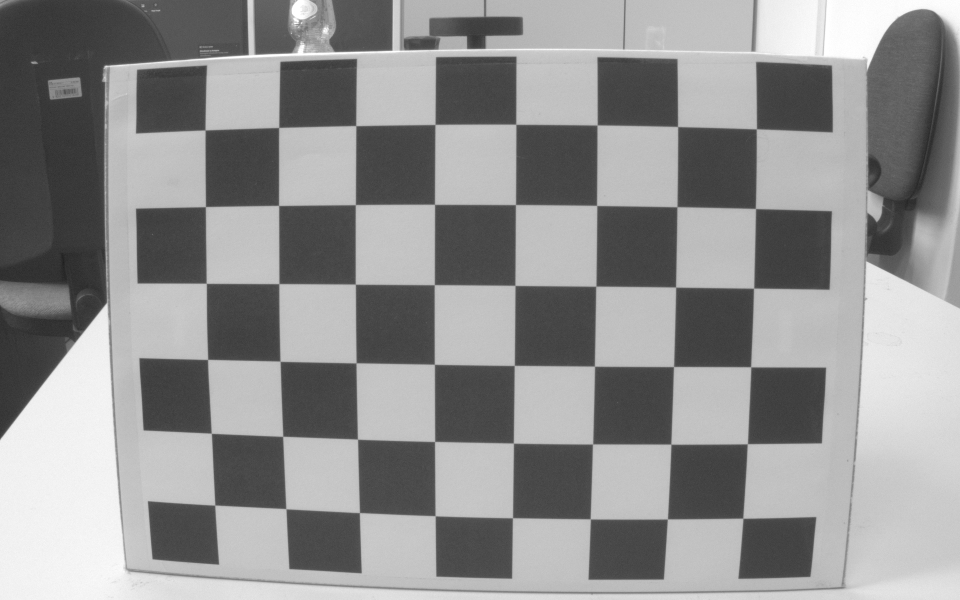
#> input picture images/camera0/image0.png, 1920 x 1200 px (shown at 1/2 size); its folder holds only this picture in this run
$ python calculate_calibraration.py
#> lines starting #> are read from the running program, lines starting #| are printed output that depends on the picture; after the words box and inside, x2 and y2 are one past the last pixel; in counts of white or black regions, pixels touching at a corner belong together; long printed decimals are rounded
import cv2 as cv
import numpy as np
import glob


################################################################################################
#
# Mariusz Wisniewski KD-712
#
# Wspolczesne techniki obrazowania geometrii obiektow przestrzennych statycznych i w ruchu
# 6607-CSZ00-DSP-23SL5
#
# Skaner powierzchni wykorzystujacy glowice pomiarowa stykowa z tablica targetow ArUco
#
# Program obliczajacy parametry kalibracyjne kamery
#
# 2023-06-05
#
################################################################################################


# wyswietlanie przeskalowanego obrazka
def show_frame(window_name, frame, scale_output):
    width = int(frame.shape[1] * scale_output)
    height = int(frame.shape[0] * scale_output)
    dim = (width, height)
    resized = cv.resize(frame, dim, interpolation=cv.INTER_AREA)
    cv.imshow(window_name, resized)


#============================================================
# main ------
#============================================================

# skalowanie by zmiescilo sie na ekranie
scale_output = 50. / 100.

# tyle przeciec kratki szukamy
chessboardSize = (8,6)

# rozmiar kratki w mm
size_of_chessboard_squares_mm = 30

# rozmiar obrazow z kamery
frameSize = (1920, 1200)

# kryteria dopasowania
criteria = (cv.TERM_CRITERIA_EPS + cv.TERM_CRITERIA_MAX_ITER, 30, 0.001)

# przygotowanie tablicy
objp = np.zeros((chessboardSize[0] * chessboardSize[1], 3), np.float32)
objp[:, :2] = np.mgrid[0:chessboardSize[0],0:chessboardSize[1]].T.reshape(-1,2)

objp = objp * size_of_chessboard_squares_mm

# tablice do przechowywania object points i image points
objpoints0 = []  # 3d point in real world space
imgpoints0 = []  # 2d points in image plane.

# licznik dobrych obrazkow
nok = 0

# tworzenie listy obrazkow
images0 = sorted(glob.glob('images/camera0/*.png'))

for image0 in images0:

    print(f"wczytanie obrazka {image0}..")
    img0 = cv.imread(image0)
#> img0 is the input picture: shape (1200, 1920, 3); min 21, max 255, mean 143.9

    # zamiana na skale szarosci
    imgGray0 = cv.cvtColor(img0, cv.COLOR_BGR2GRAY)
#   kamera i tak daje mono

    # odszukanie przeciec na tablicy
    ret0, corners0 = cv.findChessboardCorners(imgGray0, chessboardSize, None)
#> ret0 = True; corners0 = 48 rows, first 8: [412, 263], [557.5, 255], [711.5, 252.5], [870, 249], [1032, 249.5], [1195, 250.5], [1356.5, 252.5], [1509, 263]

    # jesli znalazl tablice wyznaczanie z dokladnoscia subpikselowa
    if ret0:

        objpoints0.append(objp)

        # nowa lista pozycji przeciec w tablicy
        corners0 = cv.cornerSubPix(imgGray0, corners0, (11,11), (-1,-1), criteria)
#> corners0 = 48 rows, first 8: [410.6, 260.4], [557.9, 255.4], [712.1, 251.7], [870.5, 249.3], [1032.1, 249], [1194.7, 250.4], [1355.6, 253.5], [1513.2, 258.2]
        imgpoints0.append(corners0)

        # wyswietlanie tablicy z narysowanymi kolorowymi liniami laczacymi punkty
        cv.drawChessboardCorners(img0, chessboardSize, corners0, ret0)
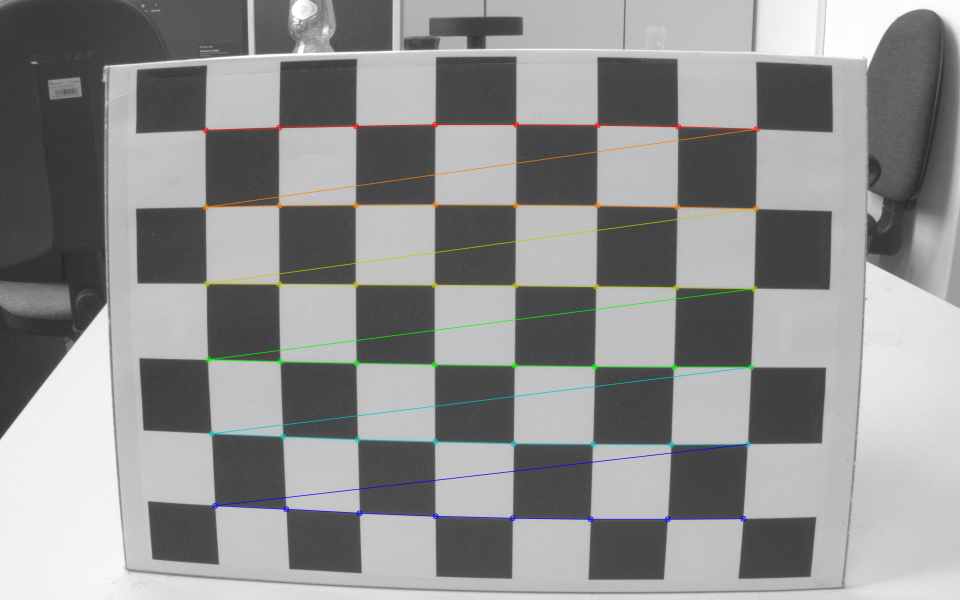
#> img0: shape (1200, 1920, 3) (shown at 1/2 size); 1.72% of pixels changed, all inside (x1, y1, x2, y2) = (405, 243, 1520, 1045)
        show_frame("image0", img0, scale_output)
#> in show_frame, `resized = cv.resize(frame, dim, interpolation=cv.INTER_AREA)`:
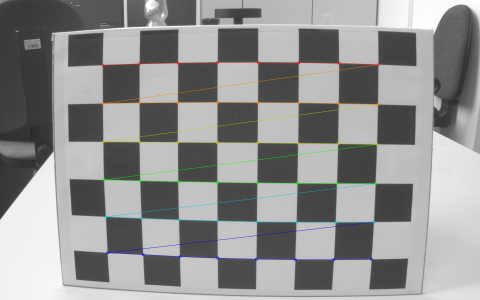
#> resized: shape (600, 960, 3) (shown at 1/2 size); mean B, G, R 143.6, 144.1, 143.8

        nok += 1
        print("dobre ", nok)
        cv.waitKey(1000) # chwila przerwy by dalo sie popatrzec
    else:
        print("nic nie znalazl na obrazku...")
        show_frame("image0", img0, scale_output)
        cv.waitKey(1000)

# sprzatanie okien po wyswietlaniu obrazkow
cv.destroyAllWindows()

# kalibracja kamery

print("Kalibracja kamery...")

ret0, cameraMatrix0, dist0, rvecs0, tvecs0 = cv.calibrateCamera(objpoints0, imgpoints0, frameSize, None, None)
#> ret0 = 0.452; cameraMatrix0 = [[2088.4, 0, 954.4], [0, 2081, 633.1], [0, 0, 1]]; dist0 = [[-0.44, -0.175, -0.00274, 0.0021, 6.3]]; rvecs0 = ([0.106, 0.0688, 0.00758],); tvecs0 = ([-105.4, -72.47, 388],)

print('rmse:', ret0)
#| rmse: 0.452
print('camera matrix:\n', cameraMatrix0)
#| camera matrix:
#|  [[2.08842712e+03 0.00000000e+00 9.54409552e+02]
#|  [0.00000000e+00 2.08099620e+03 6.33055586e+02]
#|  [0.00000000e+00 0.00000000e+00 1.00000000e+00]]
print('distortion coeffs:', dist0)
#| distortion coeffs: [[-4.39552954e-01 -1.74851994e-01 -2.74126233e-03  2.09897259e-03
#|    6.30438672e+00]]
print('rvecs0:', rvecs0)
#| rvecs0: (array([[0.1056],
#|        [0.06882],
#|        [0.007577]]),)
print('tvecs0:', tvecs0)
#| tvecs0: (array([[-105.428],
#|        [ -72.473],
#|        [ 387.982]]),)

if ret0:
    # zapis dopasowanych parametrow kalibracyjnych
    np.savez(
        "camera0_parameters",
        camMatrix=cameraMatrix0,
        distCoef=dist0,
        rVector=rvecs0,
        tVector=tvecs0,
    )

# wyznaczanie bledu dopasowania

imp_x = []
imp_y = []
imp_e = []
mean_error = 0
for i in range(len(objpoints0)):
    # przelicza punkty na pozycje na obrazku z wykorzystaniem znalezionych parametrow
    imgpoints2, _ = cv.projectPoints(objpoints0[i], rvecs0[i], tvecs0[i], cameraMatrix0, dist0)

    # blad dopasowania
    error = cv.norm(imgpoints0[i], imgpoints2, cv.NORM_L2)/len(imgpoints2)

    # przeglad wszystkich punktow
    for imp0, imp2 in zip(imgpoints0[i], imgpoints2):
        imp_x.append(imp0[0][0])
        imp_y.append(imp0[0][1])
        imp_e.append(cv.norm(imp0, imp2))
        # zapis bledow do sprawdzenia
        f = open("data_calib.txt", "a")
        content = str(imp0[0][0]) + " " + str(imp0[0][1]) + " "  + str(cv.norm(imp0, imp2)) + "\n"
        f.write(content)
        f.close()

    # blad dla obrazka kalibracyjnego
    print("error", i, error)
    mean_error += error
#> this loop made 1 pass
#> (error, mean_error) on pass 1: (0.0652, 0.0652)
#> (printed output is left out)
#> after the loop, imp_e = 48 values, max 1.01 at index 46, min 0.051 at index 19, mean 0.368; imp_x = 48 values, max 1513.2 at index 7, min 410.6 at index 0, mean 954; imp_y = 48 values, max 1038.4 at index 46, min 249 at index 4, mean 646.1; mean_error = 0.0652

# sredni blad na wszystkich obrazkow kalibracyjnych
print( "total error: {}".format(mean_error/len(objpoints0)) )
#| total error: 0.06525

# rysowanie bledow na wszystkich obrazkach
import matplotlib.pyplot as plt
fig, ax = plt.subplots()
ax.set_xlim(0, 1920)
ax.set_ylim(0, 1080)
ax.scatter(imp_x, imp_y, s=2, c=imp_e, cmap='jet')
plt.show()
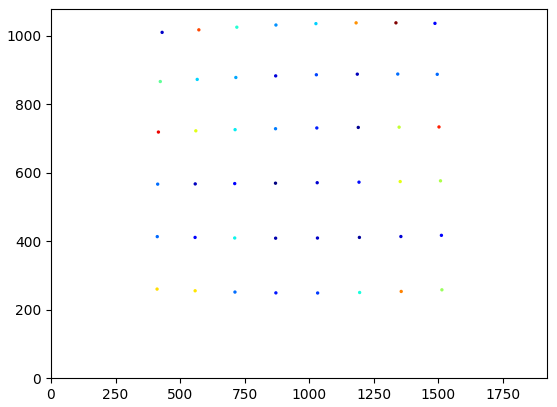
#> figure drawn by matplotlib, 1 panel

$ run again, on images/camera0/image12.png
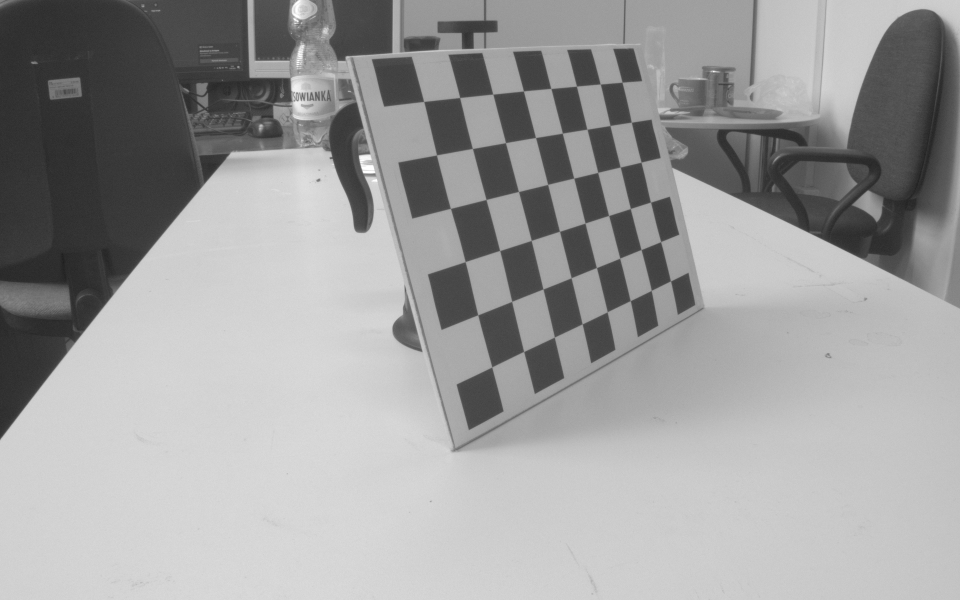
#> input picture images/camera0/image12.png, 1920 x 1200 px (shown at 1/2 size)
#> img0 is the input picture: shape (1200, 1920, 3); min 25, max 255, mean 156.5
#> `ret0, corners0 = cv.findChessboardCorners(imgGray0, chessboardSize, No..`: ret0 = True; corners0 = 48 rows, first 8: [847.9, 203.4], [919.5, 195.5], [986, 188.6], [1047.5, 182.5], [1101.6, 177.9], [1153.2, 172.6], [1200.7, 168.4], [1244.3, 165.5]
#> `corners0 = cv.cornerSubPix(imgGray0, corners0, (11,11), (-1,-1), crite..`: corners0 = 48 rows, first 8: [847.9, 203.4], [919.8, 195.5], [986.1, 188.7], [1047.3, 182.4], [1102.2, 177.4], [1153.4, 172.7], [1200.9, 168.5], [1244.5, 164.9]
#> img0: shape (1200, 1920, 3); 0.7% of pixels changed, all inside (x1, y1, x2, y2) = (842, 159, 1349, 741)
#> in show_frame, `resized = cv.resize(frame, dim, interpolation=cv.INTER_AREA)`:
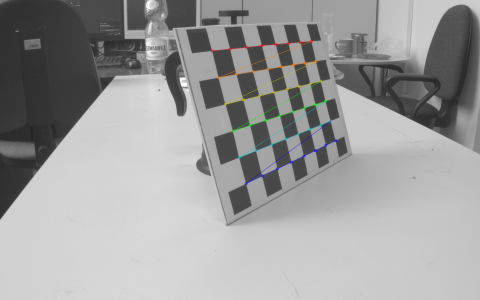
#> resized: shape (600, 960, 3) (shown at 1/2 size); mean B, G, R 156.5, 156.7, 156.6
#> `ret0, cameraMatrix0, dist0, rvecs0, tvecs0 = cv.calibrateCamera(objpoi..`: ret0 = 0.85; cameraMatrix0 = [[842.2, 0, 860.7], [0, 1059, 729.1], [0, 0, 1]]; dist0 = [[0.0295, -0.349, -0.00547, -0.00494, 0.416]]; rvecs0 = ([-0.0372, -0.449, -0.318],); tvecs0 = ([-4.33, -140.9, 283.7],)
#| rmse: 0.8503
#| camera matrix:
#|  [[8.42226520e+02 0.00000000e+00 8.60661025e+02]
#|  [0.00000000e+00 1.05902560e+03 7.29137505e+02]
#|  [0.00000000e+00 0.00000000e+00 1.00000000e+00]]
#| distortion coeffs: [[ 0.02946 -0.3486 -0.005474 -0.004944  0.4162 ]]
#| rvecs0: (array([[-0.03719],
#|        [-0.4488],
#|        [-0.3183]]),)
#| tvecs0: (array([[  -4.332],
#|        [-140.852],
#|        [ 283.728]]),)
#> the loop `for i in range(len(objpoints0)):` made 1 pass
#> (error, mean_error) on pass 1: (0.123, 0.123)
#> (printed output is left out)
#> after the loop `for i in range(len(objpoints0)):`: imp_e = 48 values, max 1.7 at index 41, min 0.123 at index 39, mean 0.752; imp_x = 48 values, max 1341.5 at index 47, min 847.9 at index 0, mean 1120.8; imp_y = 48 values, max 734.4 at index 40, min 164.9 at index 7, mean 412.1; mean_error = 0.123
#| total error: 0.1227
#> `plt.show()`:
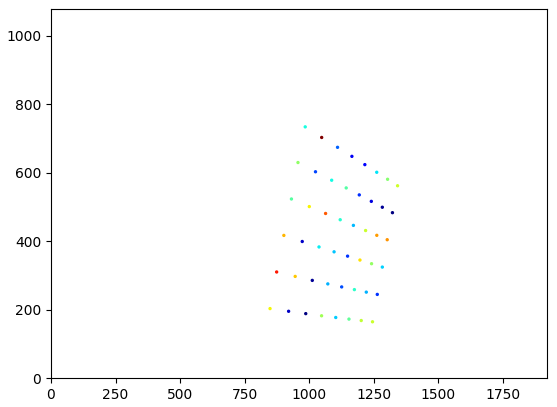
#> figure drawn by matplotlib, 1 panel

$ run again, on images/camera0/image13.png
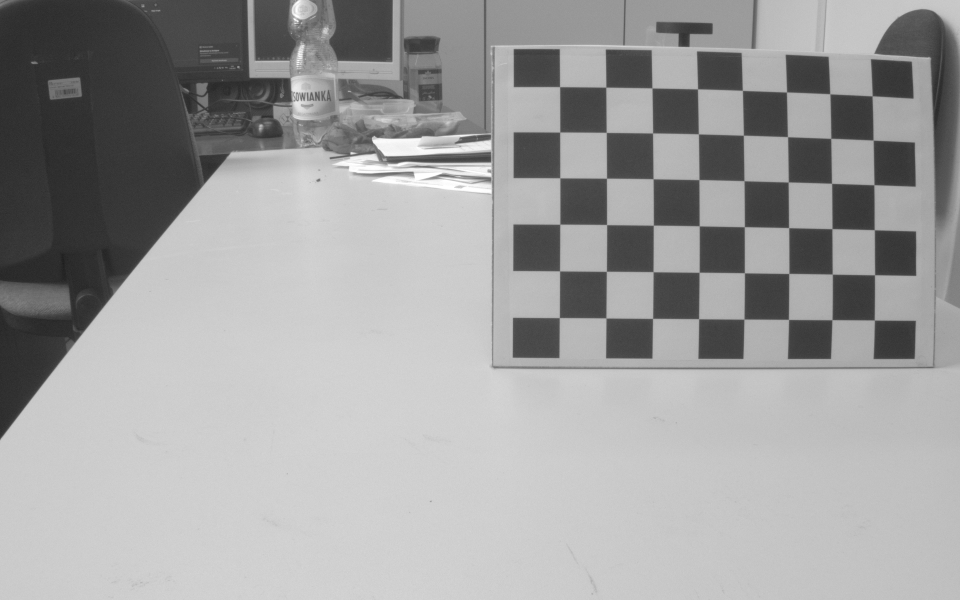
#> input picture images/camera0/image13.png, 1920 x 1200 px (shown at 1/2 size)
#> img0 is the input picture: shape (1200, 1920, 3); min 25, max 255, mean 158.4
#> `ret0, corners0 = cv.findChessboardCorners(imgGray0, chessboardSize, No..`: ret0 = True; corners0 = 48 rows, first 8: [1119.7, 173.9], [1212.3, 174.7], [1304.4, 176.5], [1395.5, 178.4], [1485.1, 181.2], [1573.4, 184.5], [1660, 188.1], [1744.5, 192.3]
#> `corners0 = cv.cornerSubPix(imgGray0, corners0, (11,11), (-1,-1), crite..`: corners0 = 48 rows, first 8: [1119.7, 173.8], [1212.2, 174.7], [1304.4, 176.4], [1395.5, 178.3], [1485.2, 181.2], [1573.5, 184.5], [1660.2, 188.1], [1744.7, 192.2]
#> img0: shape (1200, 1920, 3); 1.07% of pixels changed, all inside (x1, y1, x2, y2) = (1113, 168, 1757, 648)
#> in show_frame, `resized = cv.resize(frame, dim, interpolation=cv.INTER_AREA)`:
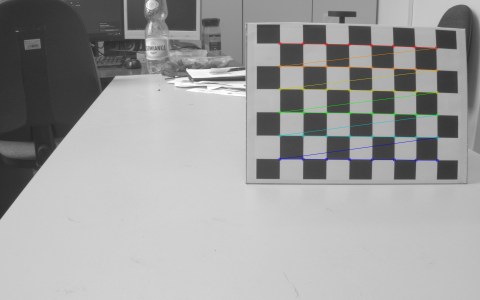
#> resized: shape (600, 960, 3) (shown at 1/2 size); mean B, G, R 158.3, 158.6, 158.4
#> `ret0, cameraMatrix0, dist0, rvecs0, tvecs0 = cv.calibrateCamera(objpoi..`: ret0 = 0.26; cameraMatrix0 = [[892.5, 0, 1028.8], [0, 883.5, 815.6], [0, 0, 1]]; dist0 = [[-0.061, -0.000147, -0.00984, -0.00361, 0.00364]]; rvecs0 = ([0.0162, 0.0177, 0.00729],); tvecs0 = ([29.94, -207.7, 282.5],)
#| rmse: 0.2599
#| camera matrix:
#|  [[8.92472506e+02 0.00000000e+00 1.02882423e+03]
#|  [0.00000000e+00 8.83512795e+02 8.15595904e+02]
#|  [0.00000000e+00 0.00000000e+00 1.00000000e+00]]
#| distortion coeffs: [[-0.06105 -0.0001472 -0.009844 -0.003614  0.003639]]
#| rvecs0: (array([[0.01617],
#|        [0.01768],
#|        [0.007293]]),)
#| tvecs0: (array([[  29.937],
#|        [-207.750],
#|        [ 282.485]]),)
#> the loop `for i in range(len(objpoints0)):` made 1 pass
#> (error, mean_error) on pass 1: (0.0375, 0.0375)
#> (printed output is left out)
#> after the loop `for i in range(len(objpoints0)):`: imp_e = 48 values, max 0.593 at index 47, min 0.0245 at index 20, mean 0.228; imp_x = 48 values, max 1749.5 at index 39, min 1119.1 at index 40, mean 1439; imp_y = 48 values from 173.8 to 640.5; mean_error = 0.0375
#| total error: 0.03751
#> `plt.show()`:
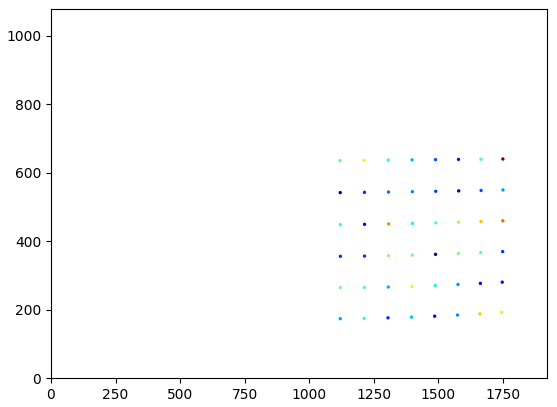
#> figure drawn by matplotlib, 1 panel
